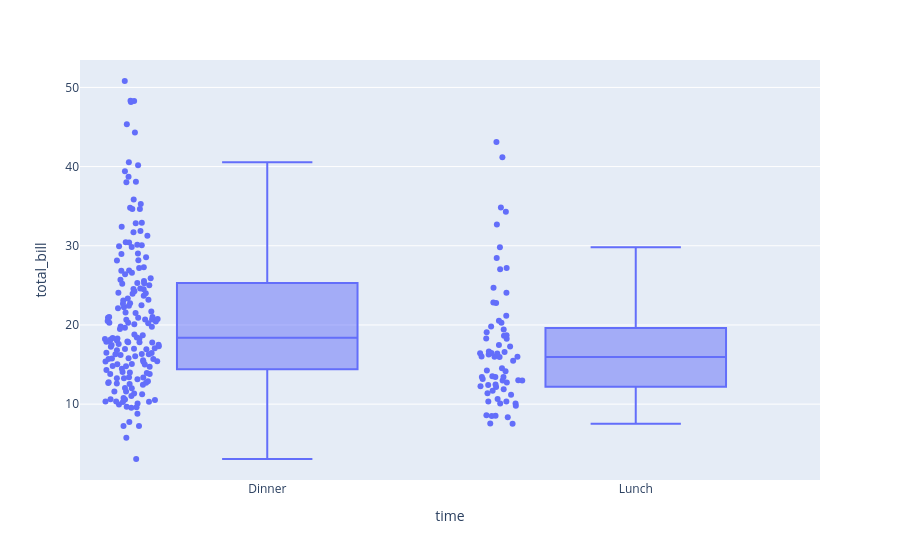

This figure's notebook cell:
### Markdown cell above
Что можно сказать про эти распределения:

- Медианный чек выше по воскресеньям
- Самый широкий диапазон суммы по чеку наблюдается в субботу, в пятницу же наоборот разброс наименьший
- Выбросы присутствуют только в верхних значениях распределения


Теперь посмотрим, как различается сумма чека в обеденное и вечернее время.

### Code cell
# а также в зависимости от того, обед это или ужин
px.box(tips, x = 'time', y = 'total_bill', points = 'all')

### Figure 1 — Plotly figure (JSON) as saved in the notebook; plotly's stock layout.template omitted (floating-point values rounded to 4 significant figures; data arrays with more than 128 entries replaced by an {"elided": "..."} marker saying what was removed)
{"data": [{"alignmentgroup": "True", "boxpoints": "all", "hovertemplate": "time=%{x}<br>total_bill=%{y}<extra></extra>", "legendgroup": "", "marker": {"color": "#636efa"}, "name": "", "notched": false, "offsetgroup": "", "orientation": "v", "showlegend": false, "type": "box", "x": {"elided": "244 str values"}, "x0": " ", "xaxis": "x", "y": {"elided": "244 float values"}, "y0": " ", "yaxis": "y"}], "layout": {"boxmode": "group", "legend": {"tracegroupgap": 0}, "margin": {"t": 60}, "xaxis": {"anchor": "y", "domain": [0, 1], "title": {"text": "time"}}, "yaxis": {"anchor": "x", "domain": [0, 1], "title": {"text": "total_bill"}}}}
